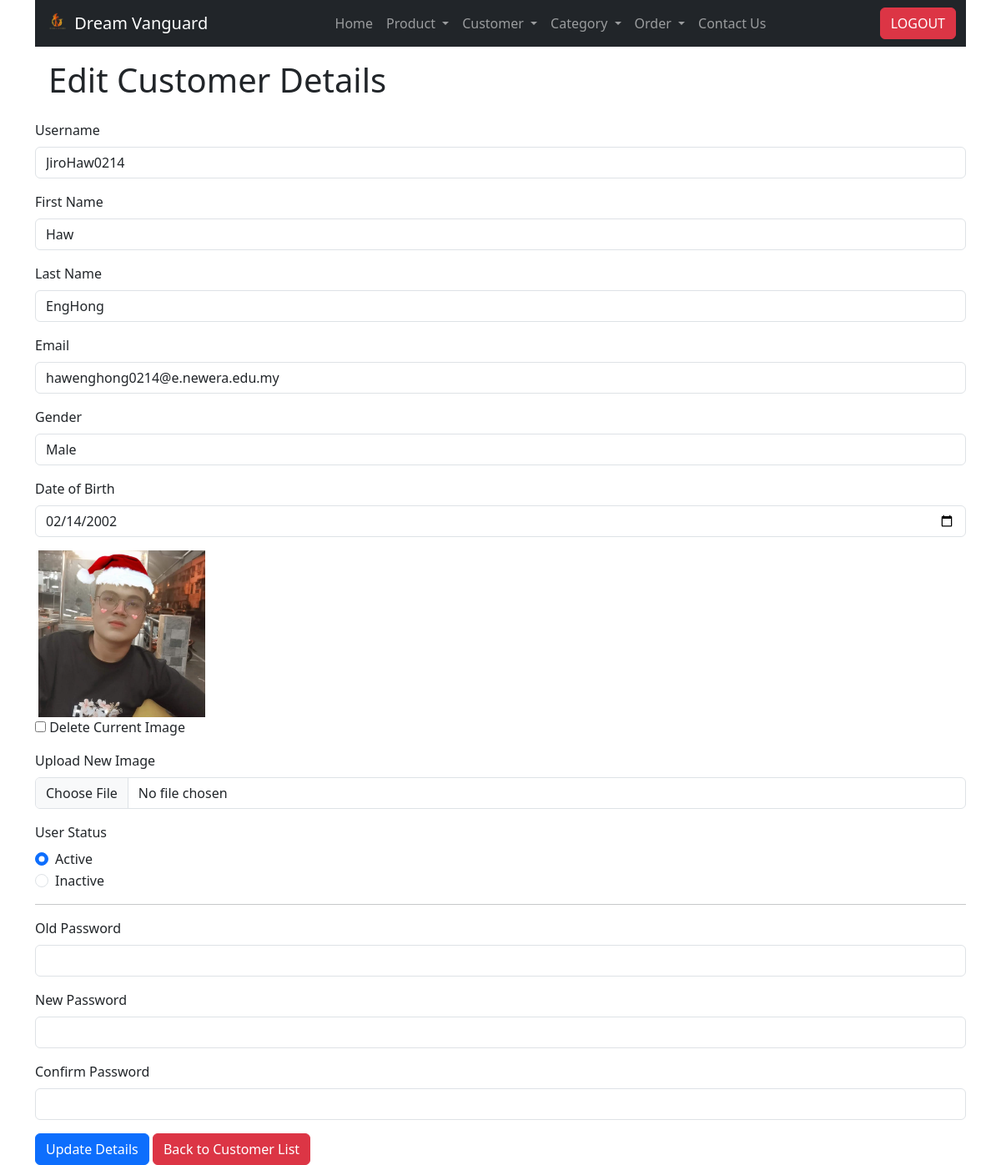
The page /customer_update.php?id=31 (signed in) on the database its author committed.
### tables this page shows
CREATE TABLE IF NOT EXISTS `customers` (
  `id` int NOT NULL AUTO_INCREMENT,
  `username` varchar(50) NOT NULL,
  `password` varchar(255) NOT NULL,
  `first_name` varchar(50) NOT NULL,
  `last_name` varchar(50) NOT NULL,
  `email` varchar(50) DEFAULT NULL,
  `gender` enum('Male','Female','Other') NOT NULL,
  `date_of_birth` date NOT NULL,
  `registration_datetime` datetime NOT NULL,
  `account_status` enum('Active','Inactive') NOT NULL,
  `image` varchar(255) NOT NULL,
  PRIMARY KEY (`id`),
  UNIQUE KEY `username` (`username`)
);

### customer_update.php (the view, shortened to what this page needs)
<!DOCTYPE html>
<html lang="en">
<head>
    <link href="https://cdn.jsdelivr.net/npm/bootstrap@5.3.0/dist/css/bootstrap.min.css" rel="stylesheet">
</head>
<body>
    <div class="container">
        <?php include 'includes/navbar.php'; ?>
        <?php
        $id = isset($_GET['id']) ? $_GET['id'] : die('ERROR: Record ID not found.');
        include 'config/database.php';
        try {
            $query = "SELECT id, username, password, first_name, last_name, gender, date_of_birth, email, account_status, image FROM customers WHERE id = ? LIMIT 0,1";
            $stmt = $con->prepare($query);
            $stmt->bindParam(1, $id);
            $stmt->execute();
            $row = $stmt->fetch(PDO::FETCH_ASSOC);
            $image = $row['image'];
        }
        catch (PDOException $exception) {
            die('ERROR: ' . $exception->getMessage());
        }
        $customer_id = $_GET['id'];
        $customer_query = "SELECT * FROM customers WHERE id=:customer_id";
        $customer_stmt = $con->prepare($customer_query);
        $customer_stmt->bindParam(':customer_id', $customer_id);
        $customer_stmt->execute();
        $customer = $customer_stmt->fetch(PDO::FETCH_ASSOC);
        ?>
        <div class="p-3">
            <h1>Edit Customer Details</h1>
        </div>
        <form action="" method="POST" enctype="multipart/form-data">
            <div class="mb-3">
                <label for="username" class="form-label">Username</label>
                <input type="text" class="form-control" readonly id="username" name="username" value="<?php echo $customer['username']; ?>">
            </div>
            <div class="mb-3">
                <label for="first_name" class="form-label">First Name</label>
                <input type="text" class="form-control" id="first_name" name="first_name" value="<?php echo $customer['first_name']; ?>">
            </div>
            <div class="mb-3">
                <label for="last_name" class="form-label">Last Name</label>
                <input type="text" class="form-control" id="last_name" name="last_name" value="<?php echo $customer['last_name']; ?>">
            </div>
            <div class="mb-3">
                <label for="email" class="form-label">Email</label>
                <input type="email" class="form-control" id="email" name="email" value="<?php echo $customer['email']; ?>">
            </div>
            <div class="mb-3">
                <label for="gender" class="form-label">Gender</label>
                <input type="text" class="form-control" id="gender" name="gender" value="<?php echo $customer['gender']; ?>" readonly>
            </div>
            <div class="mb-3">
                <label for="date_of_birth" class="form-label">Date of Birth</label>
                <input type="date" class="form-control" id="date_of_birth" name="date_of_birth" value="<?php echo $customer['date_of_birth']; ?>" max="<?php echo date('Y-m-d'); ?>">
            </div>
            <div class="mb-3">
                <?php
                if (!empty($image)) {
                    echo "<img src='uploads/{$image}' class='customer-image' alt='Customer Image'>";
                    echo "<br><input type='checkbox' name='delete_image' value='1'> Delete Current Image";
                } else {
                    echo '<img src="img/customer.jpg" height="100px" alt="">';
                }
                ?>
            </div>
            <div class="mb-3">
                <label for="image" class="form-label">Upload New Image</label>
                <td><input type='file' name='new_image' accept='image/*' class='form-control' /></td>
            </div>
            <div class="mb-3">
                <label class="form-label">User Status</label>
                <div class="form-check">
                    <input class="form-check-input" type="radio" name="account_status" value="Active" <?php if ($customer['account_status'] === 'Active') echo 'checked'; ?> required>
                    <label class="form-check-label">Active</label>
                </div>
                <div class="form-check">
                    <input class="form-check-input" type="radio" name="account_status" value="Inactive" <?php if ($customer['account_status'] === 'Inactive') echo 'checked'; ?> required>
                    <label class="form-check-label">Inactive</label>
                </div>
            </div>
            <hr>
            <div class="mb-3">
                <label for="old_password" class="form-label">Old Password</label>
                <input type="password" class="form-control" id="old_password" name="old_password">
            </div>
            <div class="mb-3">
                <label for="new_password" class="form-label">New Password</label>
                <input type="password" class="form-control" id="new_password" name="new_password">
            </div>
            <div class="mb-3">
                <label for="confirm_password" class="form-label">Confirm Password</label>
                <input type="password" class="form-control" id="confirm_password" name="confirm_password">
            </div>
            <button type="submit" class="btn btn-primary">Update Details</button>
            <a href='customer_read.php' class='btn btn-danger'>Back to Customer List</a>
        </form>
    </div>
</body>
</html>

### includes/navbar.php (style rules this page uses)
a { text-decoration: none; color: black; }

### rows shown on the page
customers: username "JiroHaw0214", first_name "Haw", last_name "EngHong", email "hawenghong0214@e.newera.edu.my", gender "Male", date_of_birth "02/14/2002", image (picture), account_status "☑"
